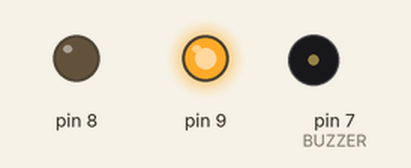
A sketch run on a simulated Arduino Uno, built with avr-gcc and run on an emulated ATmega328P. On the bench: output pins drawn as LEDs (lit = HIGH), buzzer (waves = sounding). Pins used as bus, display or sensor lines are not drawn.

Above: at 0.2 s.
At 0.88 s:
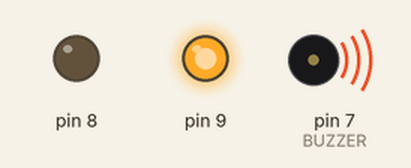
At 1.94 s:
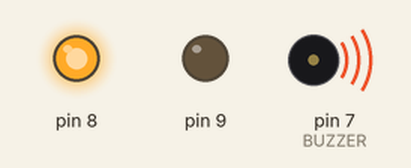
At 3.4 s:
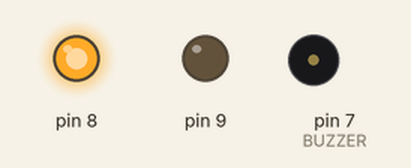
Timing chart, 0 to 4.9 s (numbered marks = the images above):
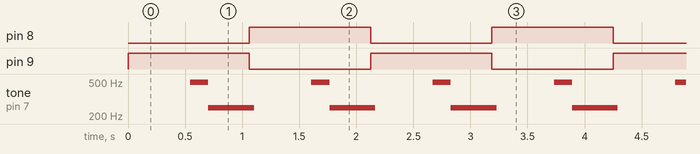

Measured:
- by itself, pin 8, pin 9: alternates HIGH for 1.1 s and LOW for 1.1 s
- by itself, tone on pin 7 (BUZZER): repeats every 1.1 s: 249 Hz 0.40 s, silent 0.50 s, 496 Hz 0.16 s

The sketch:

two_leds_and_buzzer.ino
```cpp
#define BUZZER 7

void setup() {
  // initialize digital pin LED_BUILTIN as an output.
  pinMode(9, OUTPUT);
  pinMode(8, OUTPUT);
  pinMode(BUZZER, OUTPUT);
 }

void sound() {
  unsigned char i;
  for(i=0;i<80;i++)// Output a frequency of sound
  {
    digitalWrite(BUZZER,HIGH);//sound
    delay(1);//delay 1ms
    digitalWrite(BUZZER,LOW);//mute
    delay(1);//delay 1ms
  }
  for(i=0; i<100; i++) // Output the other frequency of sound
  {
    digitalWrite(BUZZER,HIGH);//sound
    delay(2);//delay 2ms
    digitalWrite(BUZZER,LOW);//mute
    delay(2);//delay 2ms
  }
}

void loop() {
  digitalWrite(9, HIGH);
  digitalWrite(8, LOW);
  delay(500); // delay(1000);
  sound();
  digitalWrite(9, LOW);
  digitalWrite(8, HIGH);
  delay(500); // delay(1000);
   sound();
}
```
